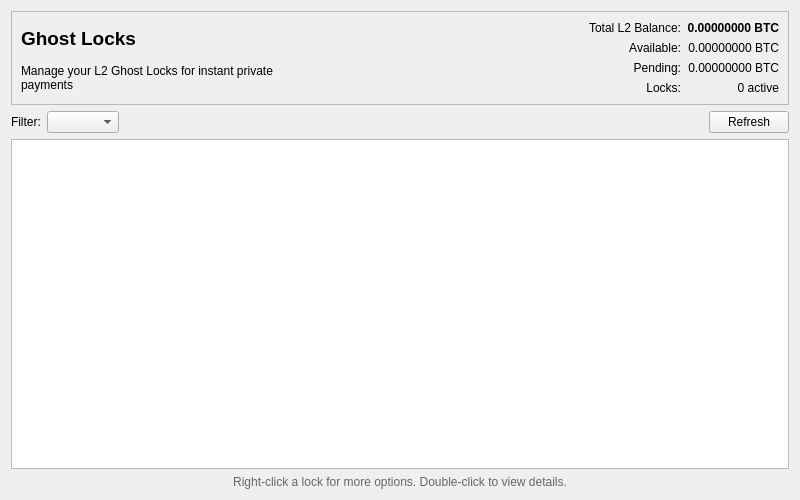
<?xml version="1.0" encoding="UTF-8"?>
<ui version="4.0">
 <class>GhostLocksPage</class>
 <widget class="QWidget" name="GhostLocksPage">
  <property name="geometry">
   <rect>
    <x>0</x>
    <y>0</y>
    <width>800</width>
    <height>500</height>
   </rect>
  </property>
  <property name="windowTitle">
   <string>Ghost Locks</string>
  </property>
  <layout class="QVBoxLayout" name="verticalLayout">
   <item>
    <widget class="QFrame" name="headerFrame">
     <property name="frameShape">
      <enum>QFrame::StyledPanel</enum>
     </property>
     <property name="frameShadow">
      <enum>QFrame::Raised</enum>
     </property>
     <layout class="QHBoxLayout" name="headerLayout">
      <item>
       <layout class="QVBoxLayout" name="titleLayout">
        <item>
         <widget class="QLabel" name="titleLabel">
          <property name="font">
           <font>
            <pointsize>14</pointsize>
            <weight>75</weight>
            <bold>true</bold>
           </font>
          </property>
          <property name="text">
           <string>Ghost Locks</string>
          </property>
         </widget>
        </item>
        <item>
         <widget class="QLabel" name="descriptionLabel">
          <property name="text">
           <string>Manage your L2 Ghost Locks for instant private payments</string>
          </property>
          <property name="wordWrap">
           <bool>true</bool>
          </property>
         </widget>
        </item>
       </layout>
      </item>
      <item>
       <spacer name="headerSpacer">
        <property name="orientation">
         <enum>Qt::Horizontal</enum>
        </property>
        <property name="sizeHint" stdset="0">
         <size>
          <width>40</width>
          <height>20</height>
         </size>
        </property>
       </spacer>
      </item>
      <item>
       <layout class="QGridLayout" name="balanceGrid">
        <item row="0" column="0">
         <widget class="QLabel" name="labelTotalText">
          <property name="text">
           <string>Total L2 Balance:</string>
          </property>
          <property name="alignment">
           <set>Qt::AlignRight|Qt::AlignTrailing|Qt::AlignVCenter</set>
          </property>
         </widget>
        </item>
        <item row="0" column="1">
         <widget class="QLabel" name="labelTotalBalance">
          <property name="font">
           <font>
            <weight>75</weight>
            <bold>true</bold>
           </font>
          </property>
          <property name="text">
           <string>0.00000000 BTC</string>
          </property>
          <property name="alignment">
           <set>Qt::AlignRight|Qt::AlignTrailing|Qt::AlignVCenter</set>
          </property>
         </widget>
        </item>
        <item row="1" column="0">
         <widget class="QLabel" name="labelAvailableText">
          <property name="text">
           <string>Available:</string>
          </property>
          <property name="alignment">
           <set>Qt::AlignRight|Qt::AlignTrailing|Qt::AlignVCenter</set>
          </property>
         </widget>
        </item>
        <item row="1" column="1">
         <widget class="QLabel" name="labelAvailableBalance">
          <property name="text">
           <string>0.00000000 BTC</string>
          </property>
          <property name="alignment">
           <set>Qt::AlignRight|Qt::AlignTrailing|Qt::AlignVCenter</set>
          </property>
         </widget>
        </item>
        <item row="2" column="0">
         <widget class="QLabel" name="labelPendingText">
          <property name="text">
           <string>Pending:</string>
          </property>
          <property name="alignment">
           <set>Qt::AlignRight|Qt::AlignTrailing|Qt::AlignVCenter</set>
          </property>
         </widget>
        </item>
        <item row="2" column="1">
         <widget class="QLabel" name="labelPendingBalance">
          <property name="text">
           <string>0.00000000 BTC</string>
          </property>
          <property name="alignment">
           <set>Qt::AlignRight|Qt::AlignTrailing|Qt::AlignVCenter</set>
          </property>
         </widget>
        </item>
        <item row="3" column="0">
         <widget class="QLabel" name="labelLocksText">
          <property name="text">
           <string>Locks:</string>
          </property>
          <property name="alignment">
           <set>Qt::AlignRight|Qt::AlignTrailing|Qt::AlignVCenter</set>
          </property>
         </widget>
        </item>
        <item row="3" column="1">
         <widget class="QLabel" name="labelLockCount">
          <property name="text">
           <string>0 active</string>
          </property>
          <property name="alignment">
           <set>Qt::AlignRight|Qt::AlignTrailing|Qt::AlignVCenter</set>
          </property>
         </widget>
        </item>
       </layout>
      </item>
     </layout>
    </widget>
   </item>
   <item>
    <layout class="QHBoxLayout" name="filterLayout">
     <item>
      <widget class="QLabel" name="filterLabel">
       <property name="text">
        <string>Filter:</string>
       </property>
      </widget>
     </item>
     <item>
      <widget class="QComboBox" name="denominationFilter">
       <property name="minimumWidth">
        <number>200</number>
       </property>
      </widget>
     </item>
     <item>
      <spacer name="filterSpacer">
       <property name="orientation">
        <enum>Qt::Horizontal</enum>
       </property>
       <property name="sizeHint" stdset="0">
        <size>
         <width>40</width>
         <height>20</height>
        </size>
       </property>
      </spacer>
     </item>
     <item>
      <widget class="QPushButton" name="refreshButton">
       <property name="text">
        <string>Refresh</string>
       </property>
      </widget>
     </item>
    </layout>
   </item>
   <item>
    <widget class="QTableView" name="locksTableView">
     <property name="alternatingRowColors">
      <bool>true</bool>
     </property>
     <property name="selectionMode">
      <enum>QAbstractItemView::SingleSelection</enum>
     </property>
     <property name="selectionBehavior">
      <enum>QAbstractItemView::SelectRows</enum>
     </property>
     <property name="sortingEnabled">
      <bool>true</bool>
     </property>
     <attribute name="horizontalHeaderStretchLastSection">
      <bool>false</bool>
     </attribute>
     <attribute name="verticalHeaderVisible">
      <bool>false</bool>
     </attribute>
    </widget>
   </item>
   <item>
    <widget class="QLabel" name="helpLabel">
     <property name="text">
      <string>Right-click a lock for more options. Double-click to view details.</string>
     </property>
     <property name="alignment">
      <set>Qt::AlignCenter</set>
     </property>
     <property name="styleSheet">
      <string>QLabel { color: #666666; }</string>
     </property>
    </widget>
   </item>
  </layout>
 </widget>
 <resources/>
 <connections/>
</ui>
